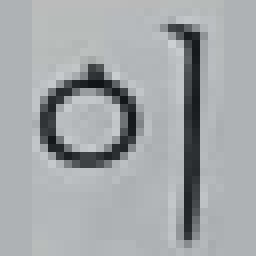
#> input picture testyee.png, 32 x 32 px, found by its file name (shown 8 times larger)
$ jupyter execute --allow-errors convert.ipynb
#> lines starting #> are read from the running program, lines starting #| are printed output that depends on the picture; after the words box and inside, x2 and y2 are one past the last pixel; in counts of white or black regions, pixels touching at a corner belong together
[cell 1]
import cv2 as cv
import os
import matplotlib.pyplot as plt

[cell 2]
imagePos = r'E:\GithubProjects\MukJumYee\testyee.png'

[cell 3]
originalImage = cv.imread(imagePos)
#> originalImage is the input picture: shape (32, 32, 3); mean B, G, R 169.7, 167, 163.1

[cell 4]
plt.imshow(originalImage)

[cell 5]
imgCopy = originalImage.copy()
imgCopy = cv.cvtColor(imgCopy, cv.COLOR_RGB2GRAY)
_, otsu = cv.threshold(imgCopy, -1, 255,  cv.THRESH_BINARY | cv.THRESH_OTSU)
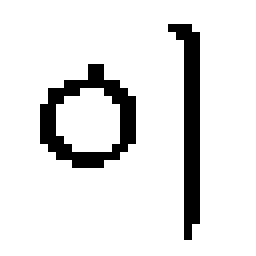
#> otsu: shape (32, 32) (shown 8 times larger); 88.8% white; black in thin lines or dots, all inside (x1, y1, x2, y2) = (5, 3, 25, 30)
plt.imshow(cv.cvtColor(otsu, cv.COLOR_BGR2RGB))

[cell 6]
testImage = cv.cvtColor(otsu, cv.COLOR_GRAY2RGB) / 255.
testImage


$ run again, with testfullimage.jpg saved as testyee.png
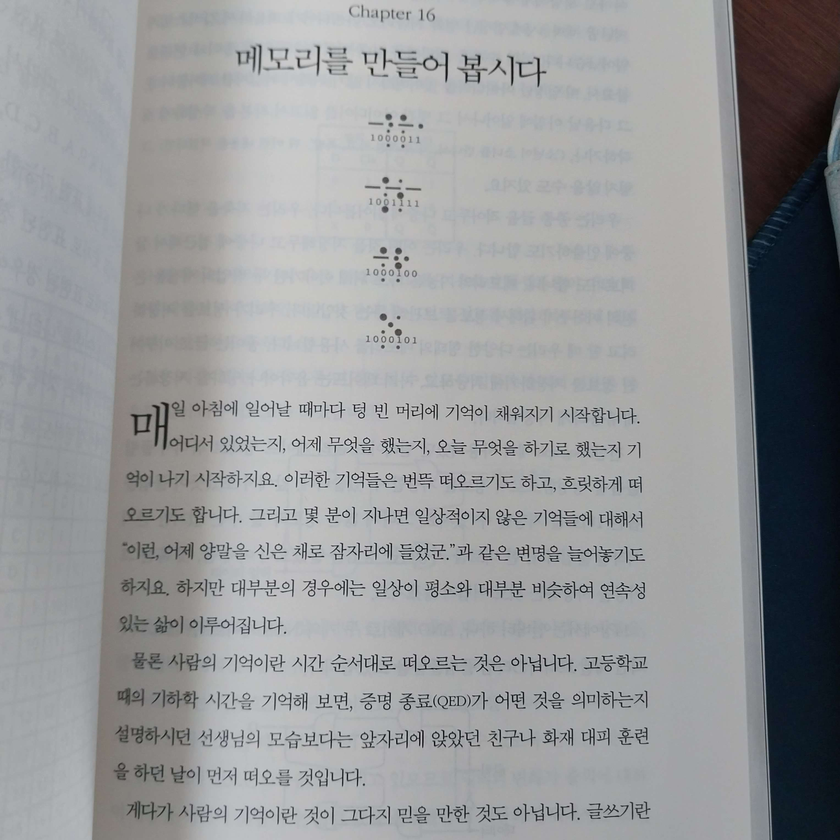
#> input picture testfullimage.jpg, 840 x 840 px, shrunk from 3056 x 3056 before the run, found by its file name
#> originalImage is the input picture: shape (840, 840, 3); mean B, G, R 152.2, 150.7, 149.2
#> `_, otsu = cv.threshold(imgCopy, -1, 255,  cv.THRESH_BINARY | cv.THRESH..`:
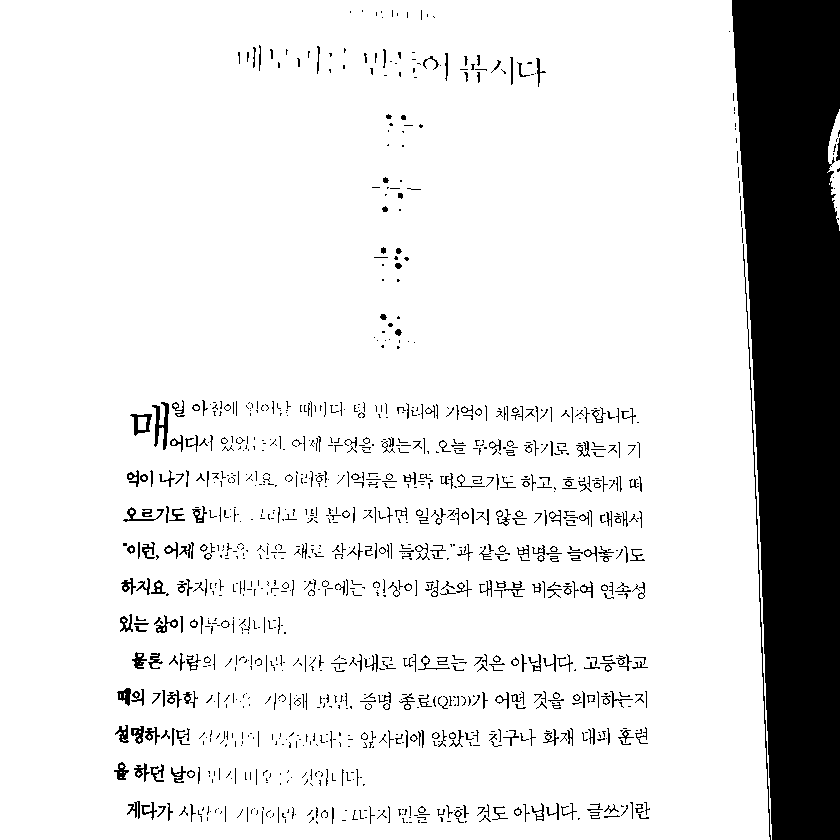
#> otsu: shape (840, 840); 87% white; 1144 black regions (822 under 20 px), largest, box (x1, y1, x2, y2) and area: (732, 0, 840, 840) 71486, (743, 244, 771, 840) 683, (152, 402, 169, 450) 356
